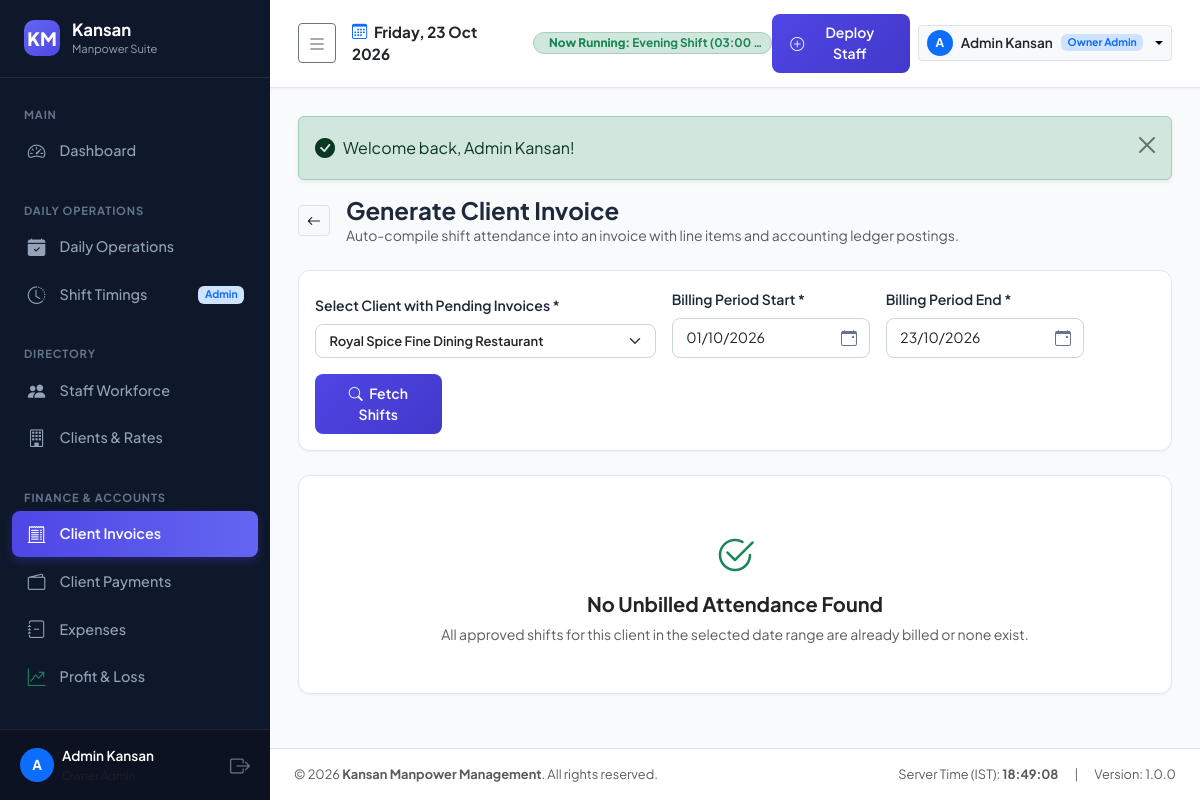
The app's page /modules/billing/generate.php?client_id=2 (signed in) with its own data.
### tables this page shows
CREATE TABLE shifts (
    id INT PRIMARY KEY AUTO_INCREMENT,
    shift_code VARCHAR(20) NOT NULL UNIQUE,
    shift_name VARCHAR(100) NOT NULL,
    start_time TIME NOT NULL,
    end_time TIME NOT NULL,
    is_overnight TINYINT(1) NOT NULL DEFAULT 0,
    duration_hours DECIMAL(4,2) NOT NULL DEFAULT 8.00,
    description VARCHAR(255) NULL,
    status ENUM('active', 'inactive') NOT NULL DEFAULT 'active',
    created_at DATETIME DEFAULT CURRENT_TIMESTAMP,
    updated_at DATETIME DEFAULT CURRENT_TIMESTAMP ON UPDATE CURRENT_TIMESTAMP
);

CREATE TABLE clients (
    id INT PRIMARY KEY AUTO_INCREMENT,
    client_code VARCHAR(20) NOT NULL UNIQUE,
    company_name VARCHAR(150) NOT NULL,
    contact_person VARCHAR(100) NOT NULL,
    phone VARCHAR(20) NOT NULL,
    email VARCHAR(100) NULL,
    gst_number VARCHAR(30) NULL,
    pan_number VARCHAR(30) NULL,
    billing_address TEXT NOT NULL,
    billing_cycle ENUM('weekly', 'fortnightly', 'monthly', 'on_demand') NOT NULL DEFAULT 'monthly',
    payment_terms_days INT NOT NULL DEFAULT 15,
    default_billing_rate DECIMAL(10,2) NOT NULL DEFAULT 800.00,
    status ENUM('active', 'inactive') NOT NULL DEFAULT 'active',
    created_at DATETIME DEFAULT CURRENT_TIMESTAMP,
    updated_at DATETIME DEFAULT CURRENT_TIMESTAMP ON UPDATE CURRENT_TIMESTAMP,
    INDEX idx_client_code (client_code),
    INDEX idx_client_status (status)
);

### core/Auth.php (called while the page is built, shortened)
<?php
class Auth {
    public static function check(): bool {
        return !empty($_SESSION['user_id']);
    }
    public static function user(): ?array {
        return [
            'id' => $_SESSION['user_id'],
            'username' => $_SESSION['username'],
            'full_name' => $_SESSION['full_name'],
            'role' => $_SESSION['role'],
            'staff_id' => $_SESSION['staff_id'] ?? null,
            'email' => $_SESSION['email'] ?? '',
        ];
    }
    public static function role(): string {
        return $_SESSION['role'] ?? '';
    }
    public static function isManager(): bool {
        return in_array(self::role(), ['owner_admin', 'manager'], true);
    }
}

### core/Helper.php (called while the page is built, shortened)
<?php
class Helper {
    public static function getFlash(): ?array {
        if (isset($_SESSION['flash'])) {
            $flash = $_SESSION['flash'];
            return $flash;
        }
        return null;
    }
    public static function hasFlash(): bool {
        return isset($_SESSION['flash']);
    }
}

### modules/billing/generate.php (the view, shortened to what this page needs)
<?php
$db = DB::getConnection();
$selectedClientId = !empty($_GET['client_id']) ? (int)$_GET['client_id'] : (!empty($_POST['client_id']) ? (int)$_POST['client_id'] : null);
$startDate = $_GET['start_date'] ?? date('Y-m-01');
$endDate = $_GET['end_date'] ?? date('Y-m-d');
$clientsQuery = "
    SELECT c.id, c.company_name, c.gst_number, c.default_billing_rate,
           MIN(a.attendance_date) as earliest_unbilled_date,
           MAX(a.attendance_date) as latest_unbilled_date,
           COUNT(a.id) as unbilled_count
    FROM clients c
    JOIN attendance a ON a.client_id = c.id
    WHERE a.is_billed = 0
      AND a.attendance_date <= CURDATE()
      AND a.status IN ('present', 'half_day')
    GROUP BY c.id, c.company_name, c.gst_number, c.default_billing_rate
    ORDER BY earliest_unbilled_date ASC, c.company_name ASC
";
$clients = $db->query($clientsQuery)->fetchAll();
if ($selectedClientId && !in_array($selectedClientId, array_column($clients, 'id'))) {
    $selCStmt = $db->prepare("SELECT id, company_name, gst_number, default_billing_rate FROM clients WHERE id = :id");
    $selCStmt->execute([':id' => $selectedClientId]);
    if ($sc = $selCStmt->fetch()) {
        $sc['earliest_unbilled_date'] = null;
        $sc['latest_unbilled_date'] = null;
        $sc['unbilled_count'] = 0;
        $clients[] = $sc;
    }
}
$unbilledAttendance = [];
$selectedClient = null;
if ($selectedClientId) {
    $unbilledAttendance = BillingService::getUnbilledAttendance($selectedClientId, $startDate, $endDate);
    $cStmt = $db->prepare("SELECT * FROM clients WHERE id = :id");
    $cStmt->execute([':id' => $selectedClientId]);
    $selectedClient = $cStmt->fetch();
}
require_once ROOT_PATH . '/templates/header.php';
require_once ROOT_PATH . '/templates/sidebar.php';
require_once ROOT_PATH . '/templates/navbar.php';
?>
<div class="d-flex align-items-center justify-content-between flex-wrap gap-2 mb-4">
    <div class="d-flex align-items-center gap-3">
        <a href="<?= BASE_URL ?>/modules/billing/index.php" class="btn btn-sm btn-light border"><i class="bi bi-arrow-left"></i></a>
        <div>
            <h4 class="fw-bold mb-0">Generate Client Invoice</h4>
            <div class="text-muted small">Auto-compile shift attendance into an invoice with line items and accounting ledger postings.</div>
        </div>
    </div>
</div>
<div class="custom-card p-3 mb-4" style="overflow: visible;">
    <form method="GET" action="" class="row g-3 align-items-end" id="clientFilterForm">
        <div class="col-md-5">
            <label class="form-label small fw-semibold">Select Client with Pending Invoices *</label>
            <div class="dropdown client-select-dropdown w-100">
                <button type="button"
                        class="form-select form-select-sm text-start d-flex align-items-center justify-content-between w-100 bg-white"
                        id="clientSelectDropdownBtn"
                        data-bs-toggle="dropdown"
                        aria-expanded="false"
                        style="height: 34px; font-size: 0.8125rem;">
                    <span class="text-truncate me-2" id="selectedClientDisplay">
                        <?php if ($selectedClient):
                        ?>
                            <span class="fw-semibold text-dark"><?= htmlspecialchars($selectedClient['company_name']) ?></span>
                        <?php else: ?>
                            <span class="text-muted">-- Choose Client (<?= count($clients) ?> with pending dues) --</span>
                        <?php endif; ?>
                    </span>
                </button>
            </div>
        </div>
        <div class="col-md-3">
            <label class="form-label small fw-semibold">Billing Period Start *</label>
        </div>
        <div class="col-md-3">
            <label class="form-label small fw-semibold">Billing Period End *</label>
        </div>
        <div class="col-md-2">
            <button type="submit" class="btn btn-primary btn-sm w-100">
                <i class="bi bi-search me-1"></i> Fetch Shifts
            </button>
        </div>
    </form>
</div>
<?php if ($selectedClientId): ?>
    <?php if (empty($unbilledAttendance)): ?>
        <div class="custom-card text-center py-5">
            <i class="bi bi-check2-circle fs-1 text-success d-block mb-2"></i>
            <h5 class="fw-bold text-dark">No Unbilled Attendance Found</h5>
            <p class="text-muted small mb-0">All approved shifts for this client in the selected date range are already billed or none exist.</p>
        </div>
    <?php endif; ?>
<?php endif; ?>
<?php require_once ROOT_PATH . '/templates/footer.php'; ?>

### templates/navbar.php (shortened to what this page needs)
<?php
$user = Auth::user();
$currentTime = date('H:i:s');
$db = DB::getConnection();
$activeShiftStmt = $db->query("SELECT * FROM shifts WHERE status = 'active' ORDER BY start_time ASC");
$allShifts = $activeShiftStmt->fetchAll();
$currentRunningShift = null;
foreach ($allShifts as $sh) {
    if (!$sh['is_overnight']) {
        if ($currentTime >= $sh['start_time'] && $currentTime <= $sh['end_time']) {
            $currentRunningShift = $sh;
            break;
        }
    } else {
        if ($currentTime >= $sh['start_time'] || $currentTime <= $sh['end_time']) {
            $currentRunningShift = $sh;
            break;
        }
    }
}
?>
<div class="app-main">
    <header class="app-topbar">
        <div class="d-flex align-items-center gap-3">
            <button class="btn btn-sm btn-outline-secondary" id="sidebarToggle" type="button" title="Toggle Sidebar (Collapse / Expand)">
                <i class="bi bi-list fs-5"></i>
            </button>
            <div class="d-none d-sm-block">
                <div class="fw-bold text-dark" style="font-size: 0.95rem;">
                    <i class="bi bi-calendar3 me-1 text-primary"></i> <?= date('l, d M Y') ?>
                </div>
            </div>
            <div class="d-flex align-items-center gap-2 overflow-hidden">
                <?php if ($currentRunningShift): ?>
                    <span class="badge bg-success-subtle text-success border border-success-subtle px-2 py-1.5 rounded-pill d-flex align-items-center gap-1.5 text-truncate" style="font-size: 0.74rem; max-width: 240px;">
                        <span class="text-truncate">
                            <strong class="d-none d-sm-inline">Now Running: </strong><?= htmlspecialchars($currentRunningShift['shift_name']) ?> <span class="d-none d-md-inline">(<?= date('h:i A', strtotime($currentRunningShift['start_time'])) ?> - <?= date('h:i A', strtotime($currentRunningShift['end_time'])) ?>)</span>
                        </span>
                    </span>
                <?php else: ?>
                    <span class="badge bg-secondary-subtle text-secondary px-2 py-1 rounded-pill" style="font-size: 0.75rem;">
                        <i class="bi bi-pause-circle me-1"></i> <span class="d-none d-sm-inline">Shift </span>Transition
                    </span>
                <?php endif; ?>
            </div>
        </div>
        <div class="d-flex align-items-center gap-2">
            <?php if (Auth::isManager()): ?>
                <a href="<?= BASE_URL ?>/modules/mapping/deploy.php" class="btn btn-sm btn-primary d-none d-md-inline-flex align-items-center gap-1">
                    <i class="bi bi-plus-circle"></i> Deploy Staff
                </a>
            <?php endif; ?>
            <div class="dropdown">
                <button class="btn btn-light btn-sm dropdown-toggle border d-flex align-items-center gap-2" type="button" data-bs-toggle="dropdown">
                    <div class="rounded-circle bg-primary text-white d-flex align-items-center justify-content-center fw-bold" style="width: 26px; height: 26px; font-size: 0.75rem;">
                        <?= strtoupper(substr($user['full_name'] ?? 'A', 0, 1)) ?>
                    </div>
                    <span class="fw-semibold text-dark d-none d-md-inline" style="font-size: 0.85rem;"><?= htmlspecialchars($user['full_name'] ?? 'User') ?></span>
                    <span class="badge bg-primary-subtle text-primary" style="font-size: 0.65rem;"><?= ucwords(str_replace('_', ' ', $user['role'] ?? '')) ?></span>
                </button>
            </div>
        </div>
    </header>
    <main class="page-container">
        <?php if (Helper::hasFlash()):
            $flash = Helper::getFlash(); ?>
            <div class="alert alert-<?= htmlspecialchars($flash['type']) ?> alert-dismissible fade show d-flex align-items-center gap-2 shadow-sm" role="alert">
                <i class="bi <?= $flash['type'] === 'success' ? 'bi-check-circle-fill' : ($flash['type'] === 'danger' ? 'bi-exclamation-octagon-fill' : 'bi-info-circle-fill') ?> fs-5"></i>
                <div class="flex-grow-1"><?= htmlspecialchars($flash['message']) ?></div>
                <button type="button" class="btn-close" data-bs-dismiss="alert" aria-label="Close"></button>
            </div>
        <?php endif; ?>

### assets/css/style.css (style rules this page uses)
:root { --primary: #4f46e5; --primary-hover: #4338ca; --primary-light: #eef2ff; --secondary: #64748b; --sidebar-bg: #0f172a; --sidebar-hover: #1e293b; --sidebar-active: #334155; --sidebar-text: #94a3b8; --sidebar-text-active: #ffffff; --topbar-bg: #ffffff; --card-bg: #ffffff; --body-bg: #f8fafc; --text-main: #1e293b; --text-muted: #64748b; --border-color: #e2e8f0; --shadow-sm: 0 1px 2px 0 rgba(0, 0, 0, 0.05); --shadow-md: 0 4px 6px -1px rgba(0, 0, 0, 0.07), 0 2px 4px -2px rgba(0, 0, 0, 0.05); --shadow-lg: 0 10px 15px -3px rgba(0, 0, 0, 0.08), 0 4px 6px -4px rgba(0, 0, 0, 0.04); }
body { font-family: 'Plus Jakarta Sans', -apple-system, BlinkMacSystemFont, "Segoe UI", Roboto, sans-serif; background-color: var(--body-bg); color: var(--text-main); overflow-x: hidden; min-height: 100vh; }
.app-main { flex: 1; display: flex; flex-direction: column; min-width: 0; min-height: 100vh; margin-left: 270px; width: calc(100% - 270px); transition: margin-left 0.3s ease, width 0.3s ease; }
.app-topbar { background-color: var(--topbar-bg); border-bottom: 1px solid var(--border-color); padding: 0.85rem 1.75rem; display: flex; align-items: center; justify-content: space-between; box-shadow: var(--shadow-sm); position: sticky; top: 0; z-index: 1030; }
.page-container { padding: 1.75rem; flex: 1; }
.custom-card { background: #ffffff; border: 1px solid var(--border-color); border-radius: 12px; box-shadow: var(--shadow-sm); margin-bottom: 1.5rem; overflow: hidden; }
.form-control, .form-select { border-radius: 8px; border: 1px solid #cbd5e1; padding: 0.55rem 0.85rem; font-size: 0.88rem; }
.btn-primary { background: linear-gradient(135deg, #4f46e5, #4338ca); border: none; font-weight: 600; border-radius: 8px; padding: 0.55rem 1.15rem; transition: all 0.2s ease; }

### records on screen
shifts: shift_name "Evening Shift", start_time "03:00…"
clients: company_name "Royal Spice Fine Dining Restaurant"

### other values on screen
substr($user['full_name'] ?? 'U', 0, 1) "A"
$user['full_name'] "Admin Kansan"
substr($user['full_name'] ?? 'A', 0, 1) "A"
str_replace('_', ' ', $user['role'] ?? '') "Owner Admin"
$flash['message'] "Welcome back, Admin Kansan!"
APP_NAME "Kansan Manpower Management"
APP_VERSION "1.0.0"
